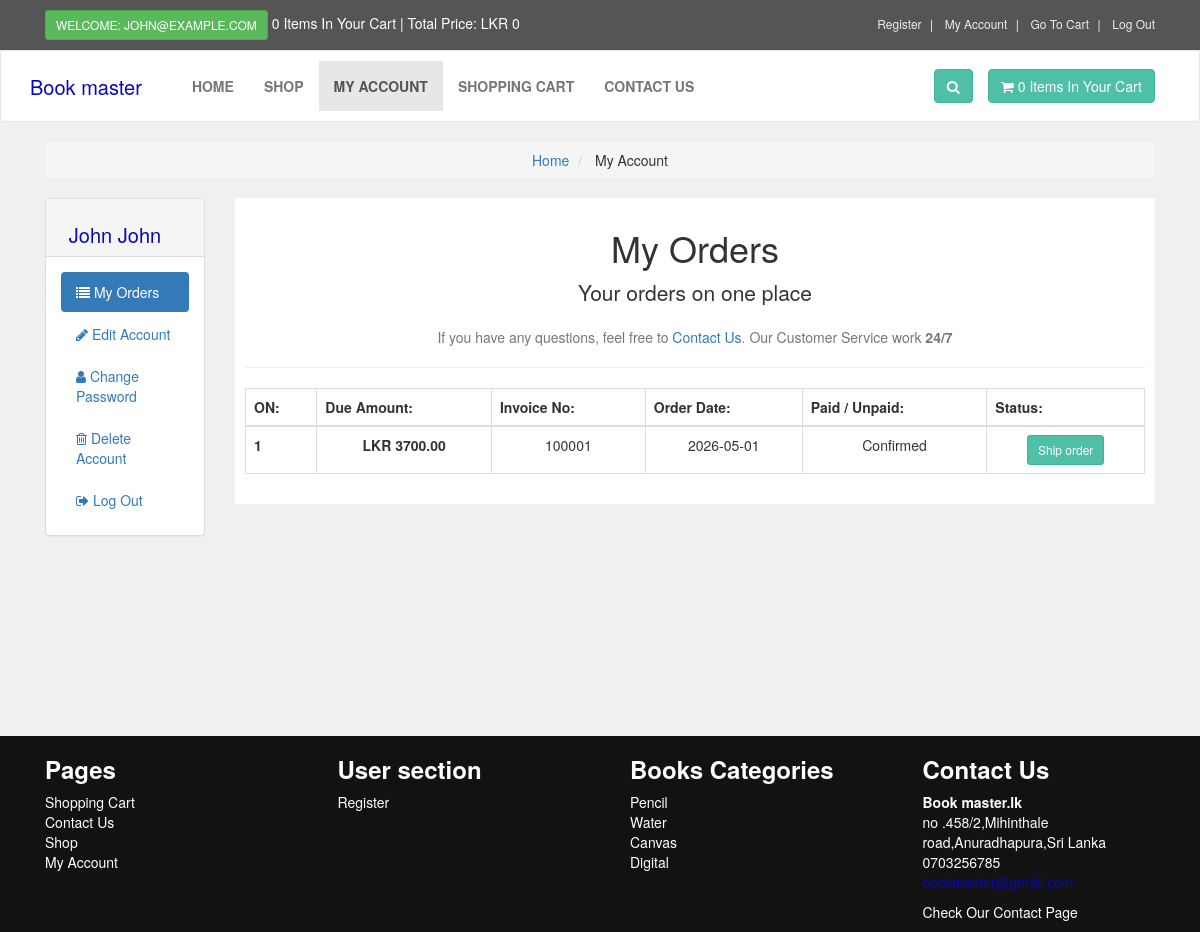
The app's page /customer/my_acc.php?my_orders (signed in) with its own data.
### tables this page shows
CREATE TABLE `customers` (
  `customer_id`      INT(10)       NOT NULL AUTO_INCREMENT,
  `customer_fname`   VARCHAR(255)  NOT NULL,
  `customer_lname`   VARCHAR(255)  NOT NULL,
  `customer_email`   VARCHAR(255)  NOT NULL UNIQUE,
  `customer_pass`    VARCHAR(255)  NOT NULL COMMENT 'Store hashed password',
  `customer_country` VARCHAR(100)  NOT NULL,
  `customer_city`    VARCHAR(100)  NOT NULL,
  `customer_address` VARCHAR(255)  NOT NULL,
  `customer_contact` VARCHAR(20)   NOT NULL,
  `customer_image`   TEXT          NOT NULL DEFAULT 'default.jpg',
  `customer_ip`      VARCHAR(45)   NOT NULL COMMENT 'Used for IP-based cart tracking',
  `registered_at`    TIMESTAMP     NOT NULL DEFAULT CURRENT_TIMESTAMP,
  PRIMARY KEY (`customer_id`),
  KEY `idx_customer_email` (`customer_email`),
  KEY `idx_customer_ip`    (`customer_ip`)
);

CREATE TABLE `customer_orders` (
  `order_id`     INT(10)       NOT NULL AUTO_INCREMENT,
  `customer_id`  INT(10)       NOT NULL COMMENT 'FK → customers',
  `invoice_no`   INT(15)       NOT NULL UNIQUE,
  `due_amount`   DECIMAL(12,2) NOT NULL DEFAULT 0.00,
  `qty`          INT(10)       NOT NULL DEFAULT 1,
  `order_date`   DATE          NOT NULL,
  `order_status` ENUM('pending','Confirmed','Cancelled') NOT NULL DEFAULT 'pending',
  PRIMARY KEY (`order_id`),
  KEY `fk_co_customer` (`customer_id`),
  KEY `idx_co_invoice`  (`invoice_no`),
  CONSTRAINT `fk_co_customer`
    FOREIGN KEY (`customer_id`) REFERENCES `customers` (`customer_id`)
    ON DELETE CASCADE ON UPDATE CASCADE
);

CREATE TABLE `product_categories` (
  `p_cat_id`    INT(10)  NOT NULL AUTO_INCREMENT,
  `p_cat_title` VARCHAR(255) NOT NULL,
  `p_cat_desc`  TEXT     NOT NULL,
  PRIMARY KEY (`p_cat_id`)
);

### customer/my_orders.php (the view, shortened to what this page needs)
<center>
    <h1> My Orders </h1>
    <p class="lead"> Your orders on one place</p>
    <p class="text-muted">
        If you have any questions, feel free to <a href="../contact.php">Contact Us</a>. Our Customer Service work <strong>24/7</strong>
    </p>
</center>
<hr>
<div class="table-responsive">
    <table class="table table-bordered table-hover">
        <thead>
            <tr>
                <th> ON: </th>
                <th> Due Amount: </th>
                <th> Invoice No: </th>
                <th> Order Date:</th>
                <th> Paid / Unpaid: </th>
                <th> Status: </th>
            </tr>
        </thead>
        <tbody>
        <?php
            $customer_session = $_SESSION['customer_email'];
            $get_customer = "select * from customers where customer_email='$customer_session'";
            $run_customer = mysqli_query($con,$get_customer);
            $row_customer = mysqli_fetch_array($run_customer);
            $customer_id = $row_customer['customer_id'];
            $get_orders = "select * from customer_orders where customer_id='$customer_id'";
            $run_orders = mysqli_query($con,$get_orders);
            $i = 0;
            while($row_orders = mysqli_fetch_array($run_orders)){
                $order_id = $row_orders['order_id'];
                $due_amount = $row_orders['due_amount'];
                $invoice_no = $row_orders['invoice_no'];
                $order_date = substr($row_orders['order_date'],0,11);
                $order_status = $row_orders['order_status'];
                $i++;
                if($order_status=='pending'){
                    $order_status = 'Did not Confirmed';
                }else{
                    $order_status = 'Confirmed';
                }
            ?>
            <tr>
                <th> <?php echo $i; ?> </th>
                <td> <b>LKR <?php echo $due_amount; ?> </b> </td>
                <td> <?php echo $invoice_no; ?> </td>
                <td> <?php echo $order_date; ?> </td>
                <td> <?php echo $order_status; ?> </td>
                <td>
                    <a href="confirm.php?order_id=<?php echo $order_id; ?>" target="_blank" class="btn btn-primary btn-sm"> Ship order </a>
                </td>
            </tr>
            <?php } ?>
        </tbody>
    </table>
</div>

### customer/include/c_sidebar.php
<div class="panel panel-default sidebar-menu">
    <div class="panel-heading">
        <?php
        $customer_session = $_SESSION['customer_email'];
        $get_customer = "select * from customers where customer_email='$customer_session'";
        $run_customer = mysqli_query($con,$get_customer);
        $row_customer = mysqli_fetch_array($run_customer);
        $customer_fname = $row_customer['customer_fname'];
        $customer_lname = $row_customer['customer_fname'];
        if(!isset($_SESSION['customer_email'])){
        }else{
            echo "
                <h3 class='panel-title' align='center'>
                    $customer_fname $customer_lname
                </h3>
            ";
        }
        ?>
    </div>
    <div class="panel-body">
        <ul class="nav-pills nav-stacked nav">
            <li class="<?php if(isset($_GET['my_orders'])){ echo "active"; } ?>">
                <a href="my_acc.php?my_orders">
                    <i class="fa fa-list"></i> My Orders
                </a>
            </li>
            <li class="<?php if(isset($_GET['edit_profile'])){ echo "active"; } ?>">
                <a href="my_acc.php?edit_profile">
                    <i class="fa fa-pencil"></i> Edit Account
                </a>
            </li>
            <li class="<?php if(isset($_GET['change_password'])){ echo "active"; } ?>">
                <a href="my_acc.php?change_password">
                    <i class="fa fa-user"></i> Change Password
                </a>
            </li>
            <li class="<?php if(isset($_GET['delete_account'])){ echo "active"; } ?>">
                <a href="my_acc.php?delete_account">
                    <i class="fa fa-trash-o"></i> Delete Account
                </a>
            </li>
            <li>
                <a href="logout.php">
                    <i class="fa fa-sign-out"></i> Log Out
                </a>
            </li>
        </ul>
    </div>
</div>

### include/footer.php (shortened to what this page needs)
<br>
<br>
<br>
<div id="footer">
    <div class="container-fluid">
        <div class="row">
            <div class="col-sm-3 col-md-3">
                    <h3><b>Pages</b></h3>
                <ul>
                <li><a href="./cart.php">Shopping Cart</a></li>
                <li><a href="./contact.php">Contact Us</a></li>
                <li><a href="./shop.php">Shop</a></li>
                <li><a href="./customer/my_acc.php">My Account</a></li>
                </ul>
            </div>
            <div class="col-sm-3 col md-3">
            <h3><b>User section</b></h3>
                <ul>
                    <li><a href="./customer_register.php">Register</a></li>
                </ul>
            </div>
            <div class="col-sm-3 col-md-3">
                <h3><b>Books Categories</b></h3>
                    <ul>
                        <?php
                            $con = mysqli_connect("localhost", "root", "", "book_store");
                            $get_p_cats = "select * from product_categories";
                            $run_p_cats = mysqli_query($con,$get_p_cats);
                            while($row_p_cats = mysqli_fetch_array($run_p_cats)){
                                $p_cat_id = $row_p_cats['p_cat_id'];
                                $p_cat_title = $row_p_cats['p_cat_title'];
                                echo "
                                    <li>
                                        <a href='./shop.php?p_cat=$p_cat_id'> $p_cat_title </a>
                                    </li>
                                ";
                            }
                        ?>
                    </ul>
            </div>
            <div class="col-sm-6 col-md-3">
                <h3><b>Contact Us</b></h3>
                <p>
                    <strong>Book master.lk</strong>
                    <br/>no .458/2,Mihinthale road,Anuradhapura,Sri Lanka
                    <br/>0703256785
                    <br/><a href="#">bookmaster@gmail.com</a>
                </p>
                <a href="./contact.php">Check Our Contact Page</a>
            </div>
            </div>
        </div>
    </div>

### css/style.css (style rules this page uses)
body { font-size: 14px; line-height: 1.42857143; color: #333333; background: #f0f0f0; overflow-x: hidden; }
.container h3 { color: #0808b5; text-align: center; margin-top: 15px; margin-right: 20px; font-size: 20px; }
.btn-primary { color: rgb(255, 255, 255); background: rgb(79, 191, 168); border-color: rgb(65, 179, 156); }
.panel-body { text-align: left; }
#footer { background: #131212; padding-left: 30px; padding-bottom: 10px; margin-bottom: 0px; }
#footer h3 { color: #fff; }
#footer a { color: #fff; padding: 0; text-decoration: none; }
#footer p { color: #fff; }
#footer p a { color: #0808b5; }
#footer ul { list-style: none; padding-left: 0px; }

### records on screen
customers: customer_fname "John"
customer_orders: due_amount "3700.00", invoice_no "100001", order_date "2026-05-01", order_status "Confirmed"
product_categories: p_cat_title "Pencil"
product_categories: p_cat_title "Water"
product_categories: p_cat_title "Canvas"
product_categories: p_cat_title "Digital"

### other values on screen
$_SESSION['customer_email'] "JOHN@EXAMPLE.COM"
$count_items "0 0"
$total "0"
